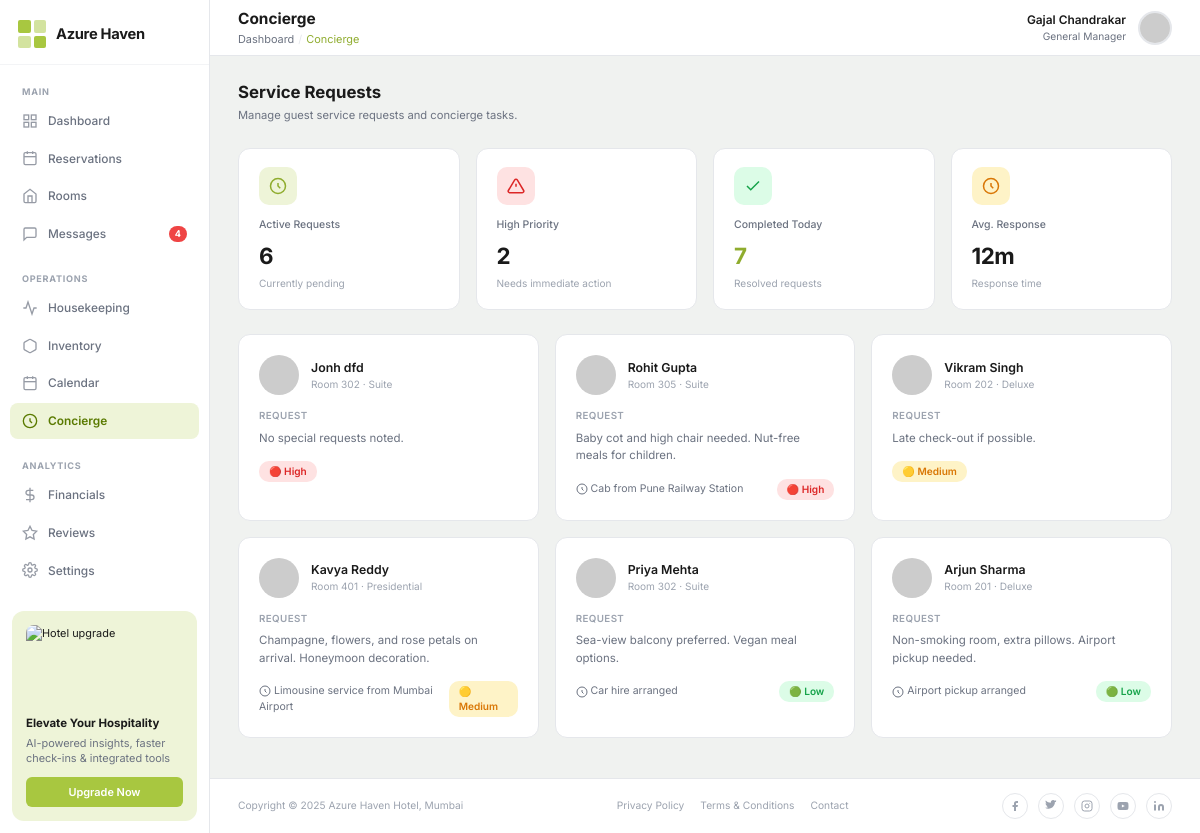
The page /concierge/ on the database its author committed.
### hotel/models.py (models this page shows, shortened)
class Booking(models.Model):
    STATUS_CHOICES = [
        ('Pending', 'Pending'),
        ('Confirmed', 'Confirmed'),
        ('Checked-In', 'Checked-In'),
        ('Checked-Out', 'Checked-Out'),
        ('Cancelled', 'Cancelled'),
    ]
    booking_id = models.CharField(max_length=20, unique=True)
    guest = models.ForeignKey(Guest, on_delete=models.CASCADE, related_name='bookings')
    room = models.ForeignKey(Room, on_delete=models.SET_NULL, null=True, related_name='bookings')
    check_in = models.DateTimeField()
    check_out = models.DateTimeField()
    num_adults = models.PositiveIntegerField(default=1)
    num_children = models.PositiveIntegerField(default=0)
    special_requests = models.TextField(blank=True)
    status = models.CharField(max_length=20, choices=STATUS_CHOICES, default='Pending')
    complimentary_breakfast = models.BooleanField(default=False)
    free_wifi = models.BooleanField(default=False)
    gym_pool_access = models.BooleanField(default=False)
    transportation = models.CharField(max_length=100, blank=True)
    extras_amount = models.DecimalField(max_digits=8, decimal_places=2, default=0)
    vat_percent = models.DecimalField(max_digits=5, decimal_places=2, default=8)
    city_tax = models.DecimalField(max_digits=8, decimal_places=2, default=49.50)
    billing_notes = models.TextField(blank=True)
    is_paid = models.BooleanField(default=False)
    created_at = models.DateTimeField(auto_now_add=True)

class Guest(models.Model):
    GENDER_CHOICES = [('Male', 'Male'), ('Female', 'Female'), ('Other', 'Other')]
    LOYALTY_TIERS = [
        ('None', 'None'),
        ('Silver', 'Silver'),
        ('Gold', 'Gold'),
        ('Platinum', 'Platinum'),
        ('Elite', 'Elite'),
    ]
    guest_id = models.CharField(max_length=20, unique=True)
    first_name = models.CharField(max_length=100)
    last_name = models.CharField(max_length=100)
    email = models.EmailField(unique=True)
    phone = models.CharField(max_length=20)
    date_of_birth = models.DateField(null=True, blank=True)
    gender = models.CharField(max_length=10, choices=GENDER_CHOICES, blank=True)
    nationality = models.CharField(max_length=50, blank=True)
    passport_number = models.CharField(max_length=20, blank=True)
    loyalty_status = models.CharField(max_length=20, choices=LOYALTY_TIERS, default='None')
    loyalty_tier = models.CharField(max_length=20, blank=True)
    points_balance = models.PositiveIntegerField(default=0)
    avatar = models.ImageField(upload_to='avatars/', blank=True, null=True)
    created_at = models.DateTimeField(auto_now_add=True)
    @property
    def full_name(self):
        return f"{self.first_name} {self.last_name}"

class Room(models.Model):
    ROOM_TYPES = [
        ('Standard', 'Standard'),
        ('Deluxe', 'Deluxe'),
        ('Suite', 'Suite'),
        ('Presidential', 'Presidential'),
    ]
    BED_TYPES = [
        ('Single Bed', 'Single Bed'),
        ('Double Bed', 'Double Bed'),
        ('King Bed', 'King Bed'),
        ('Queen Bed', 'Queen Bed'),
        ('Twin Beds', 'Twin Beds'),
    ]
    room_number = models.CharField(max_length=10, unique=True)
    room_type = models.CharField(max_length=20, choices=ROOM_TYPES, default='Standard')
    price_per_night = models.DecimalField(max_digits=8, decimal_places=2)
    size_sqm = models.PositiveIntegerField(default=30)
    bed_type = models.CharField(max_length=20, choices=BED_TYPES, default='King Bed')
    max_guests = models.PositiveIntegerField(default=2)
    amenities = models.TextField(blank=True, help_text="Comma-separated list of amenities")
    image = models.ImageField(upload_to='rooms/', blank=True, null=True)
    is_available = models.BooleanField(default=True)

### hotel/views.py (the view)
# urls.py: path('concierge/', views.concierge, name='concierge'),
def concierge(request):
    bookings = Booking.objects.select_related('guest', 'room').filter(
        status__in=['Confirmed', 'Checked-In']
    ).order_by('-created_at')
    return render(request, 'hotel/concierge.html', {'bookings': bookings})

### hotel/templates/hotel/concierge.html (shortened to what this page needs)
{% extends "hotel/base.html" %}
{% block topnav %}
<header class="topnav">
  <div class="topnav-title-wrap">
    <h1 class="topnav-title">Concierge</h1>
    <div class="topnav-breadcrumb">
      <a href="{% url 'dashboard' %}">Dashboard</a>
      <span class="topnav-breadcrumb-sep">/</span>
      <span style="color:var(--accent-hover);">Concierge</span>
    </div>
  </div>
  <div class="topnav-user">
    <div class="topnav-user-info">
      <div class="topnav-user-name">Gajal Chandrakar</div>
      <div class="topnav-user-role">General Manager</div>
    </div>
    <img class="topnav-avatar" src="https://ui-avatars.com/api/?name=Gajal+Chandrakar&background=a8c740&color=fff" alt="Admin" />
  </div>
</header>
{% endblock %}
{% block content %}
<div class="page-header">
  <div>
    <h2 class="page-heading">Service Requests</h2>
    <p class="page-subheading">Manage guest service requests and concierge tasks.</p>
  </div>
</div>
<div class="dashboard-stats" style="grid-template-columns:repeat(4,1fr);margin-bottom:24px;">
  <div class="stat-card">
    <div class="stat-icon-wrap" style="background:#eef4d8;">
      <svg width="18" height="18" viewBox="0 0 24 24" fill="none" stroke="#8fac2e" stroke-width="2"><circle cx="12" cy="12" r="10"/><path d="M12 8v4l3 3"/></svg>
    </div>
    <div class="stat-label">Active Requests</div>
    <div class="stat-value">{{ bookings|length }}</div>
    <div class="stat-sub">Currently pending</div>
  </div>
  <div class="stat-card">
    <div class="stat-icon-wrap" style="background:#fee2e2;">
      <svg width="18" height="18" viewBox="0 0 24 24" fill="none" stroke="#dc2626" stroke-width="2"><path d="M10.29 3.86L1.82 18a2 2 0 0 0 1.71 3h16.94a2 2 0 0 0 1.71-3L13.71 3.86a2 2 0 0 0-3.42 0z"/><line x1="12" y1="9" x2="12" y2="13"/><line x1="12" y1="17" x2="12.01" y2="17"/></svg>
    </div>
    <div class="stat-label">High Priority</div>
    <div class="stat-value">2</div>
    <div class="stat-sub">Needs immediate action</div>
  </div>
  <div class="stat-card">
    <div class="stat-icon-wrap" style="background:#dcfce7;">
      <svg width="18" height="18" viewBox="0 0 24 24" fill="none" stroke="#16a34a" stroke-width="2"><polyline points="20 6 9 17 4 12"/></svg>
    </div>
    <div class="stat-label">Completed Today</div>
    <div class="stat-value stat-accent">7</div>
    <div class="stat-sub">Resolved requests</div>
  </div>
  <div class="stat-card">
    <div class="stat-icon-wrap" style="background:#fef3c7;">
      <svg width="18" height="18" viewBox="0 0 24 24" fill="none" stroke="#d97706" stroke-width="2"><circle cx="12" cy="12" r="10"/><path d="M12 8v4l3 3"/></svg>
    </div>
    <div class="stat-label">Avg. Response</div>
    <div class="stat-value">12m</div>
    <div class="stat-sub">Response time</div>
  </div>
</div>
<div class="concierge-grid">
  {% for booking in bookings %}
  <div class="concierge-card">
    <div class="concierge-card-header">
      <img class="concierge-avatar" src="https://ui-avatars.com/api/?name={{ booking.guest.first_name }}+{{ booking.guest.last_name }}&background=c8d89a&color=5a7a00&size=40" alt="{{ booking.guest.full_name }}" />
      <div>
        <div class="concierge-guest-name">{{ booking.guest.full_name }}</div>
        <div class="concierge-room">Room {% if booking.room %}{{ booking.room.room_number }} · {{ booking.room.room_type }}{% else %}—{% endif %}</div>
      </div>
    </div>
    <div class="concierge-request-label">Request</div>
    <div class="concierge-request-text">
      {% if booking.special_requests %}
        {{ booking.special_requests }}
      {% else %}
        No special requests noted.
      {% endif %}
    </div>
    <div class="concierge-meta">
      {% if booking.transportation %}
      <div style="font-size:.75rem;color:var(--text-secondary);">
        <svg width="12" height="12" viewBox="0 0 24 24" fill="none" stroke="currentColor" stroke-width="2" style="vertical-align:middle;"><circle cx="12" cy="12" r="10"/><path d="M12 8v4l3 3"/></svg>
        {{ booking.transportation }}
      </div>
      {% endif %}
      <span class="priority-badge {% if forloop.counter <= 2 %}high{% elif forloop.counter <= 4 %}medium{% else %}low{% endif %}">
        {% if forloop.counter <= 2 %}🔴 High{% elif forloop.counter <= 4 %}🟡 Medium{% else %}🟢 Low{% endif %}
      </span>
    </div>
  </div>
  {% endfor %}
</div>
{% endblock %}

### static/css/main.css (style rules this page uses)
:root { --bg: #f0f2f0; --sidebar-bg: #ffffff; --card-bg: #ffffff; --accent: #a8c740; --accent-hover: #8fac2e; --accent-light: #eef4d8; --text-primary: #1a1a1a; --text-secondary: #6b7280; --text-muted: #9ca3af; --border: #e5e7eb; --border-light: #f3f4f6; --shadow-sm: 0 1px 3px rgba(0,0,0,.06), 0 1px 2px rgba(0,0,0,.04); --shadow: 0 4px 16px rgba(0,0,0,.08); --shadow-lg: 0 8px 32px rgba(0,0,0,.12); --radius: 12px; --radius-sm: 8px; --radius-xs: 6px; --sidebar-w: 210px; --nav-h: 56px; --confirmed: #22c55e; --pending: #f59e0b; --cancelled: #ef4444; --checkedin: #3b82f6; }
*, *::before, *::after { box-sizing: border-box; margin: 0; padding: 0; }
html { font-size: 14px; }
body { font-family: 'Inter', system-ui, sans-serif; background: var(--bg); color: var(--text-primary); line-height: 1.5; min-height: 100vh; }
a { text-decoration: none; color: inherit; }
img { max-width: 100%; display: block; }
.topnav { height: var(--nav-h); background: var(--card-bg); border-bottom: 1px solid var(--border); display: flex; align-items: center; padding: 0 28px; gap: 16px; position: sticky; top: 0; z-index: 90; }
.topnav-title { font-size: 1.1rem; font-weight: 700; flex: 1; }
.topnav-breadcrumb { font-size: .78rem; color: var(--text-secondary); display: flex; align-items: center; gap: 4px; flex: 1; margin-top: 1px; }
.topnav-breadcrumb a { color: var(--text-secondary); }
.topnav-breadcrumb-sep { color: var(--border); }
.topnav-title-wrap { flex: 1; }
.topnav-user { display: flex; align-items: center; gap: 12px; }
.topnav-user-info { text-align: right; }
.topnav-user-name { font-weight: 600; font-size: .85rem; }
.topnav-user-role { font-size: .73rem; color: var(--text-secondary); }
.topnav-avatar { width: 34px; height: 34px; border-radius: 50%; object-fit: cover; background: var(--border-light); border: 2px solid var(--border); }
.dashboard-stats { display: grid; grid-template-columns: repeat(5, 1fr); gap: 16px; margin-bottom: 24px; }
.stat-card { background: var(--card-bg); border: 1px solid var(--border); border-radius: var(--radius); padding: 18px 20px; transition: box-shadow .2s, transform .2s; }
.stat-icon-wrap { width: 38px; height: 38px; border-radius: 10px; display: flex; align-items: center; justify-content: center; margin-bottom: 12px; }
.stat-icon-wrap svg { width: 18px; height: 18px; }
.stat-label { font-size: .75rem; color: var(--text-secondary); font-weight: 500; margin-bottom: 6px; }
.stat-value { font-size: 1.6rem; font-weight: 700; letter-spacing: -.5px; }
.stat-sub { font-size: .72rem; color: var(--text-muted); margin-top: 4px; }
.stat-accent { color: var(--accent-hover); }
.concierge-grid { display: grid; grid-template-columns: repeat(auto-fill, minmax(300px, 1fr)); gap: 16px; }
.concierge-card { background: var(--card-bg); border: 1px solid var(--border); border-radius: var(--radius); padding: 20px; transition: box-shadow .2s; }
.concierge-card-header { display: flex; align-items: center; gap: 12px; margin-bottom: 14px; }
.concierge-avatar { width: 40px; height: 40px; border-radius: 50%; object-fit: cover; }
.concierge-guest-name { font-size: .88rem; font-weight: 600; }
.concierge-room { font-size: .72rem; color: var(--text-muted); }
.concierge-request-label { font-size: .7rem; font-weight: 600; text-transform: uppercase; letter-spacing: .04em; color: var(--text-muted); margin-bottom: 6px; }
.concierge-request-text { font-size: .82rem; color: var(--text-secondary); line-height: 1.5; margin-bottom: 14px; }
.concierge-meta { display: flex; align-items: center; justify-content: space-between; }
.priority-badge { display: inline-flex; align-items: center; gap: 4px; font-size: .72rem; font-weight: 600; padding: 3px 10px; border-radius: 10px; }
.priority-badge.high { background: #fee2e2; color: #dc2626; }
.priority-badge.medium { background: #fef3c7; color: #d97706; }
.priority-badge.low { background: #dcfce7; color: #16a34a; }
.page-header { display: flex; align-items: center; justify-content: space-between; margin-bottom: 24px; }
.page-heading { font-size: 1.2rem; font-weight: 700; }
.page-subheading { font-size: .8rem; color: var(--text-secondary); margin-top: 2px; }

### rows shown on the page
Booking: guest.full_name "Jonh dfd", room.room_number "302", room.room_type "Suite", special_requests "No special requests noted.", shows "🔴 High"
Booking: guest.full_name "Rohit Gupta", room.room_number "305", room.room_type "Suite", special_requests "Baby cot and high chair needed. Nut-free meals for children.", transportation "Cab from Pune Railway Station", shows "🔴 High"
Booking: guest.full_name "Vikram Singh", room.room_number "202", room.room_type "Deluxe", special_requests "Late check-out if possible.", shows "🟡 Medium"
Booking: guest.full_name "Kavya Reddy", room.room_number "401", room.room_type "Presidential", special_requests "Champagne, flowers, and rose petals on arrival. Honeymoon decoration.", transportation "Limousine service from Mumbai Airport", shows "🟡 Medium"
Booking: guest.full_name "Priya Mehta", room.room_number "302", room.room_type "Suite", special_requests "Sea-view balcony preferred. Vegan meal options.", transportation "Car hire arranged", shows "🟢 Low"
Booking: guest.full_name "Arjun Sharma", room.room_number "201", room.room_type "Deluxe", special_requests "Non-smoking room, extra pillows. Airport pickup needed.", transportation "Airport pickup arranged", shows "🟢 Low"

### other values the page prints
{{ bookings|length }} "6"
